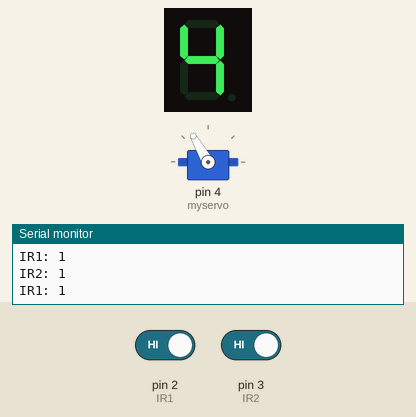
The sketch below on a simulated Arduino Uno, built with avr-gcc and run on an emulated ATmega328P. Parts: 1-digit seven-segment display, servo, the last lines printed to the serial monitor. Wiring (inferred from the names in the program): 1-digit 7-segment display, segments lit when HIGH: segments pin 8, pin 9, pin 10, pin 11, pin 12, pin 13, A0. The inputs (shaded band) are chosen by the test bench; at power-on: pin 2 (IR1) HIGH, pin 3 (IR2) HIGH. The segment pins are drawn as the display they are named for.

Above: at 1.2 s.
1.3 s: pin 2 (IR1) driven LOW
At 2.5 s:
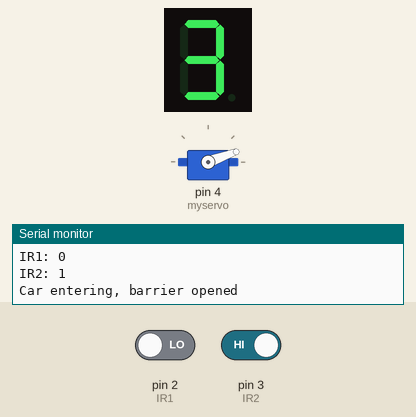
4.3 s: pin 2 (IR1) driven HIGH
At 6.3 s:
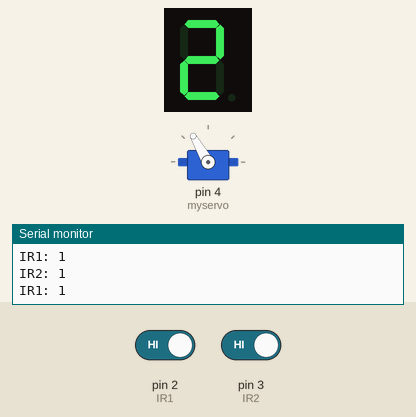
7.3 s: pin 3 (IR2) driven LOW
At 10.2 s:
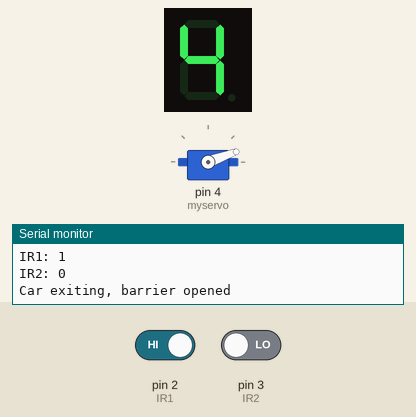
Timing chart, 0 to 12.9 s (numbered marks = the images above; inputs shaded):
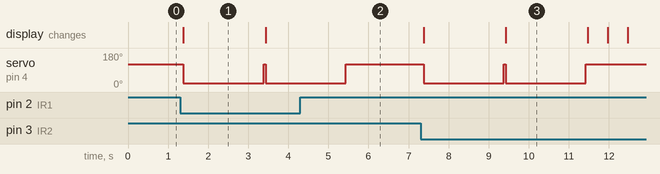

Measured:
- after the input at 1.3 s, servo on pin 4 (myservo): 120° → 20° after 0.08 s; the display: changes after 0.08 s (image 1)
- after the input at 4.3 s, servo on pin 4 (myservo): goes on until 5.4 s, then stays 120°
- after the input at 7.3 s, servo on pin 4 (myservo): 120° → 20° after 0.07 s, → 120° 4.1 s later; the display: first changes after 0.07 s (image 3 shows a later state)
- what the display in image 1 shows lasts 2.0 s, from 1.4 s to 3.4 s

The sketch:

ParkingBarrier_Arduino.ino
```cpp
#include <Servo.h> // Biblioteca pentru controlul servo-motorului

Servo myservo; // Creăm un obiect de tip Servo pentru barieră
int IR1 = 2; // Pinul pentru primul senzor IR (intrare în parcare)
int IR2 = 3; // Pinul pentru al doilea senzor IR (ieșire din parcare)
int Slot = 4; // Numărul total de locuri de parcare disponibile
const int maxSlots = 4; // Maximum slots available

// Pinii conectați la segmentele afișajului 7 segmente (a, b, c, d, e, f, g)
int segmentPins[] = {8, 9, 10, 11, 12, 13, A0};

// Configurația segmentelor pentru afișarea cifrelor 0-9
byte digits[] = {
  0b00111111, // 0: Segmentele a, b, c, d, e, f aprinse
  0b00000110, // 1: Segmentele b, c aprinse
  0b01011011, // 2: Segmentele a, b, d, e, g aprinse
  0b01001111, // 3: Segmentele a, b, c, d, g aprinse
  0b01100110, // 4: Segmentele b, c, f, g aprinse
  0b01101101, // 5: Segmentele a, c, d, f, g aprinse
  0b01111101, // 6: Segmentele a, c, d, e, f, g aprinse
  0b00000111, // 7: Segmentele a, b, c aprinse
  0b01111111, // 8: Toate segmentele aprinse
  0b01101111  // 9: Segmentele a, b, c, d, f, g aprinse
};

void setup() {
  Serial.begin(9600); // Inițializare port serial pentru debugging

  pinMode(IR1, INPUT); // Configurăm senzorul IR1 ca intrare
  pinMode(IR2, INPUT); // Configurăm senzorul IR2 ca intrare
  myservo.attach(4);   // Atașăm servo-motorul la pinul 4
  myservo.write(120);  // Inițial setăm bariera în poziție închisă (120 grade)

  // Configurăm pinii pentru afișajul 7 segmente ca ieșiri
  for (int i = 0; i < 7; i++) {
    pinMode(segmentPins[i], OUTPUT);
    digitalWrite(segmentPins[i], LOW); // Inițial toate segmentele sunt stinse
  }

  // Afișăm numărul inițial de locuri disponibile
  displayDigit(Slot);
}

void loop() {
  // Citim valorile senzorilor IR și afișăm în monitorul serial
  int val1 = digitalRead(IR1);
  int val2 = digitalRead(IR2);
  Serial.print("IR1: ");
  Serial.println(val1);
  Serial.print("IR2: ");
  Serial.println(val2);

  // Detectăm o mașină la intrare
  if (val1 == LOW) {
    delay(50); // Debounce delay
    if (digitalRead(IR1) == LOW) { // Verificare dublă pentru intrare validă
      if (Slot > 0) { // Verificăm dacă mai sunt locuri disponibile
        myservo.write(20); // Deschidem bariera (20 grade)
        Slot = Slot - 1; // Reducem numărul de locuri disponibile
        displayDigit(Slot); // Actualizăm afișajul
        Serial.println("Car entering, barrier opened");
        delay(2000); // Așteptăm 2 secunde înainte de închiderea barierei
        myservo.write(120); // Închidem bariera (120 grade)
        Serial.println("Barrier closed after delay");
      } else {
        Serial.println("Parking full");
      }
    }
  }

  // Detectăm o mașină la ieșire
  if (val2 == LOW) {
    delay(50); // Debounce delay
    if (digitalRead(IR2) == LOW) { // Verificare dublă pentru ieșire validă
      if (Slot < maxSlots) { // Verificăm dacă numărul de sloturi nu depășește limita
        myservo.write(20); // Deschidem bariera (20 grade)
        Slot = Slot + 1; // Creștem numărul de locuri disponibile
        displayDigit(Slot); // Actualizăm afișajul
        Serial.println("Car exiting, barrier opened");
        delay(2000); // Așteptăm 2 secunde înainte de închiderea barierei
        myservo.write(120); // Închidem bariera (120 grade)
        Serial.println("Barrier closed after delay");
      } else {
        alarm(); // Trigger alarm if slots are out of bounds
      }
    }
  }

  // Check if slot count goes below 0
  if (Slot < 0) {
    alarm(); // Trigger alarm if slots are out of bounds
  }
}

// Funcția pentru afișarea unei cifre pe afișajul 7 segmente
void displayDigit(int num) {
  if (num < 0 || num > 9) return; // Dacă numărul nu e între 0 și 9, nu facem nimic

  byte segments = digits[num]; // Obținem configurația segmentelor pentru cifra dorită
  for (int i = 0; i < 7; i++) {
    // Aprindem sau stingem fiecare segment în funcție de configurație
    digitalWrite(segmentPins[i], (segments >> i) & 0x01);
  }
}

// Funcția pentru alarma pe afișajul 7 segmente
void alarm() {
  Serial.println("Alarm: Slot count out of bounds!");
  for (int i = 0; i < 3; i++) { // Flash alarm 3 times
    for (int j = 0; j < 7; j++) {
      digitalWrite(segmentPins[j], HIGH);
    }
    delay(500);
    for (int j = 0; j < 7; j++) {
      digitalWrite(segmentPins[j], LOW);
    }
    delay(500);
  }
  // After flashing alarm, display current slot count
  displayDigit(Slot);
}
```
